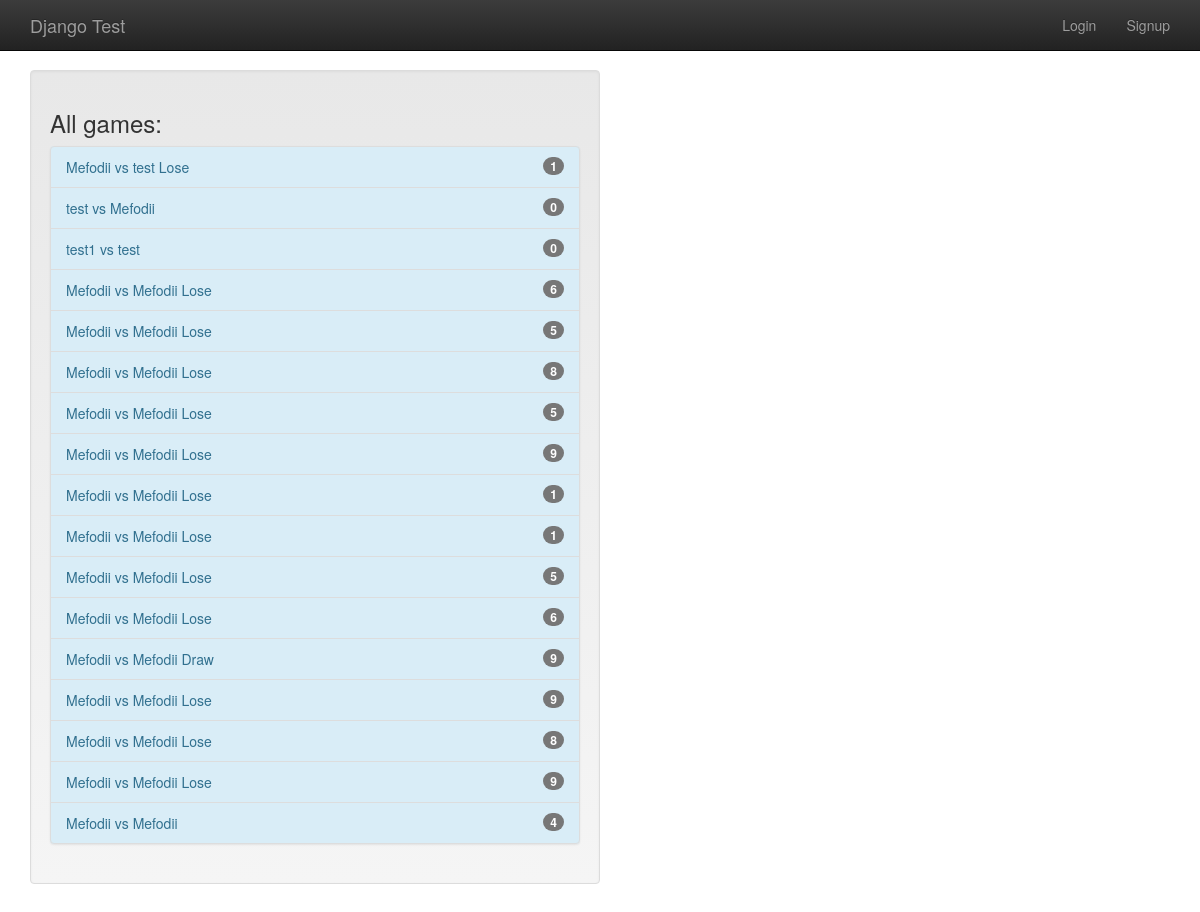
The page /games/all_games on the database as committed earlier.
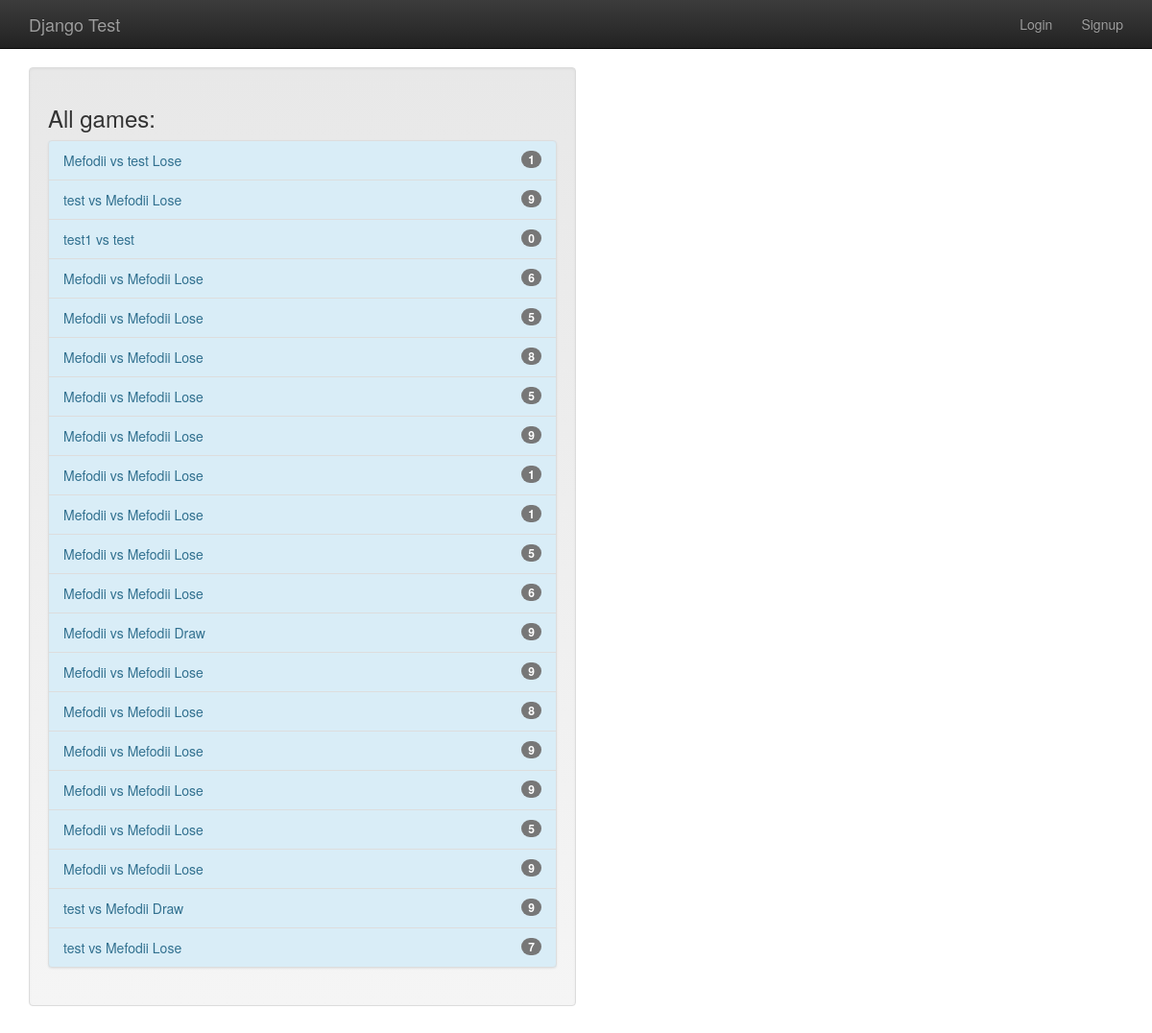
The same page on the database as committed later.
### gameplay/models.py (models this page shows, shortened)
class Game(models.Model):
    first_player = models.ForeignKey(User, related_name="games_first_player", on_delete=models.CASCADE)
    second_player = models.ForeignKey(User, related_name="games_second_player", on_delete=models.CASCADE)
    start_time = models.DateTimeField(auto_now_add=True)
    last_active = models.DateTimeField(auto_now=True)
    status = models.CharField(max_length=1, default='F', choices=GAME_STATUS_CHOICES)
    objects = GameQuerySet.as_manager()
    def get_absolute_url(self):
        return reverse("gameplay_detail", args=[self.id])
    def __str__(self):
        return "{0} vs {1}".format(self.first_player, self.second_player)

### gameplay/views.py (the view)
# urls.py: path("all_games", AllGamesList.as_view()),
class AllGamesList(ListView):
    model = Game

### templates/gameplay/game_list.html
{% extends "base.html" %}
{% block content %}
    <div class="well col-sm-6">
        <h3>All games:</h3>
        {% include "player/game_list_snippet.html" with games_list=object_list %}
    </div>
{% endblock %}

### templates/player/game_list_snippet.html
{% if games_list %}
    <div class="list-group bg-info">
        {% for game in games_list %}
            <a class="list-group-item list-group-item-info"
               href="{{ game.get_absolute_url }}">
                {{ game }}
                {% if game.status not in "FS" %}
                    {% if game.status == "D" %}
                        Draw
                    {% elif game.status == "W" and user == game.first_player %}
                        Win
                    {% elif game.status == "L" and user == game.second_player %}
                        Win
                    {% else %}
                        Lose
                    {% endif %}
                {% endif %}
                <span class="badge">{{ game.move_set.count }}</span>
            </a>
        {% endfor %}
    </div>
{% endif %}

Rows that differ between the two databases and show on the page:
changed Game (number 2 of 21 on the later page): move_set.count "0" → "9"; now shows "Lose"
changed Game (number 17 of 21 on the later page): move_set.count "4" → "9"; now shows "Lose"
added Game: first_player+second_player "Mefodii vs Mefodii", status "Lose", move_set.count "5"
added Game: first_player+second_player "Mefodii vs Mefodii", status "Lose", move_set.count "9"
added Game: first_player+second_player "test vs Mefodii", status "Draw", move_set.count "9"
added Game: first_player+second_player "test vs Mefodii", status "Lose", move_set.count "7"
